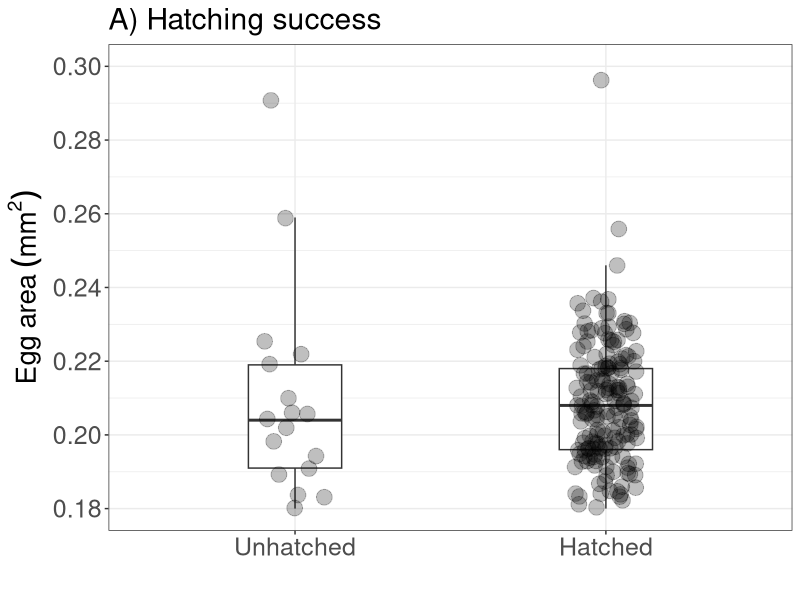
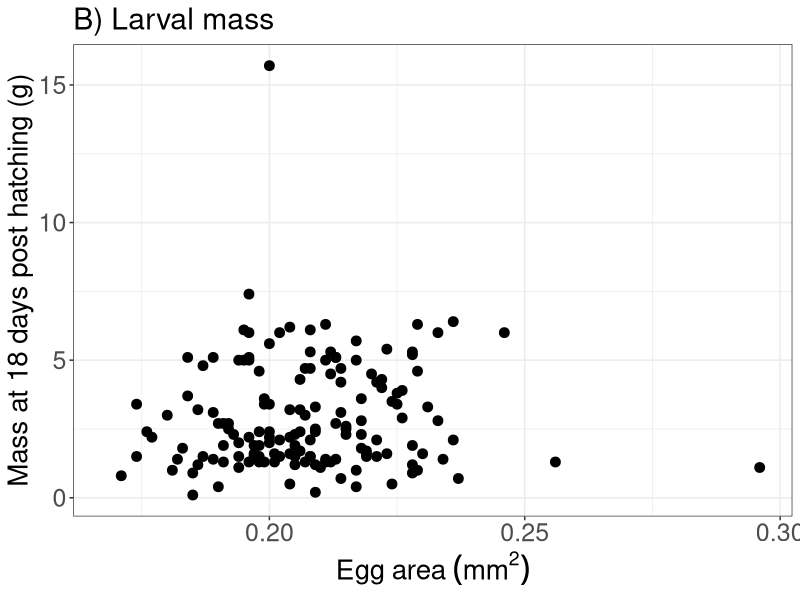

Here is the R script that generated these plots, in order: (Note: this script raises an error after producing the figures.)
## ---- chunk 1
library(here)
library(tidyverse)
library(ggplot2)
library(lmerTest)
library(patchwork)
## ---- chunk 2
caterpillar_data <- read.csv(here("data", "clean data", "caterpillar_data.csv"))

#caterpillar_data <- caterpillar_data %>%
  #filter(!is.na(hatch_date)) 

caterpillar_data$pupal_treatment <- as.factor(caterpillar_data$pupal_treatment)
caterpillar_data$hatch_date <- as.Date(caterpillar_data$hatch_date)
caterpillar_data$weight_1 <- as.numeric(caterpillar_data$weight_1)
caterpillar_data$weight_2 <- as.numeric(caterpillar_data$weight_2)

#turn all weights into mg
caterpillar_data$weight_1 <- caterpillar_data$weight_1 * 1000
caterpillar_data$weight_2 <- caterpillar_data$weight_2 * 1000
caterpillar_data$weight3 <- caterpillar_data$weight3 * 1000
caterpillar_data$weight4 <- caterpillar_data$weight4 * 1000
caterpillar_data$weight_5 <- caterpillar_data$weight_5 * 1000

## ---- chunk 3

caterpillar_data <- caterpillar_data %>%
  filter(!is.na(hatched))
  
#how many caterpillars hatches overall
caterpillar_data %>%
  filter(hatched == 1)

hatching_plot <- ggplot(caterpillar_data, aes(x = factor(hatched, labels = c("Unhatched", "Hatched")), y = size_01)) +
  geom_boxplot(width = 0.3, outlier.shape = NA) +
  geom_jitter(width = 0.1, alpha = 0.25, size = 5) +
  #scale_colour_manual(values = temp_cols) +
  labs(x = "", y = expression(Egg~area~(mm^2)), title = "A) Hatching success", colour = "Allocation temperature") +
  theme_bw() +
  scale_y_continuous(
    breaks = seq(0.18, 0.30, by = 0.02),
    limits = c(0.18, 0.30)) +
    theme(
    text = element_text(size = 18),            # increases all text
    axis.title = element_text(size = 20),      # axis titles bigger
    axis.text = element_text(size = 18),       # axis tick labels bigger
    legend.text = element_text(size = 18),     # legend text bigger
    legend.title = element_text(size = 20),
    #legend.position = c(0.98, 0.9),   # top-right inside
  #legend.justification = c(1, 1),     # anchor legend box to its top-right corner
  #legend.background = element_rect(fill = "white", colour = "black")  # optional: improve visibility
    )

hatching_plot

#ggsave(
#  here("figures", "hatching success.png"),
#  plot = hatching_plot,
#  width = 10,
#  height = 5,
# dpi = 300
#)



## ---- chunk 4

caterpillar_size <- ggplot(caterpillar_data, aes(x = size_01, y = weight_1)) +
  geom_point(size = 3) +
  labs(y = "Mass at 18 days post hatching (g)", x = expression(Egg~area~(mm^2)), title = "B) Larval mass") +
  theme_bw() +
    theme(
    text = element_text(size = 18),            # increases all text
    axis.title = element_text(size = 20),      # axis titles bigger
    axis.text = element_text(size = 18),       # axis tick labels bigger
    legend.text = element_text(size = 18),     # legend text bigger
    legend.title = element_text(size = 20)
    )

caterpillar_size


## ---- chunk 5
#to plot the weight of each caterpillar over time, I need to turn the data into long format

names(caterpillar_data) <- names(caterpillar_data) %>%
  gsub("^weight([0-9]+)$", "weight_\\1", .)

long_data <- caterpillar_data %>%
  mutate(id = row_number()) %>%
  pivot_longer(
    cols = matches("^(weight|weighday)_\\d+$"),
    names_to = c(".value", "time"),
    names_pattern = "(weight|weighday)_(\\d+)"
  )

long_data$weighday <- as.Date(long_data$weighday)

long_data <- long_data %>%
  mutate(days_post_hatch = as.numeric(weighday - hatch_date)) %>%
  filter(!is.na("weight"))
## ---- chunk 6
ggplot(long_data, aes(days_post_hatch, weight, colour = pupal_treatment)) +
  geom_point() +
  geom_smooth(method = "lm", se = FALSE) +
  theme_minimal()

temp_cols <- c(
  ambient = "#484A4C",
  cool    = "#76C0CC",
  mean    = "#F9CA0F",
  warm    = "#E87A36",
  hot     = "#AF0808")




ggplot(long_data, aes(x = weighday, y = weight, group = id)) +
  geom_line(alpha = 0.5) +
  geom_point() +
  labs(x = "Day", y = "Weight", title = "Caterpillar growth over time") +
  theme_minimal()

growth_rate <- ggplot(long_data, aes(x = days_post_hatch, y = log(weight), group = id, colour = pupal_treatment)) +
  geom_line(alpha = 0.5, size = 1) +
  geom_point(size = 5) +
  scale_x_continuous(breaks = c(18, 24, 30, 36)) +
  labs(x = "Days post hatching", y = "larval mass (mg)",
       title = "B) Larval growth rate", colour = "Allocation temperature") +
  scale_color_manual(values = temp_cols) +
  theme_bw() +
    theme(
    text = element_text(size = 18),            # increases all text
    axis.title = element_text(size = 20),      # axis titles bigger
    axis.text = element_text(size = 18),       # axis tick labels bigger
    legend.text = element_text(size = 18),     # legend text bigger
    legend.title = element_text(size = 20),
    legend.position = c(0.98, 0.98),   # top-right inside
  legend.justification = c(2.7, 1),     # anchor legend box to its top-right corner
  legend.background = element_rect(fill = "white", colour = "black")  # optional: improve visibility
    )
growth_rate


caterpillar_plot <-  hatching_plot + growth_rate

ggsave(
  here("figures", "figure 9 - hatching success and growth rate.png"),
  plot = caterpillar_plot,
  width = 20,
  height = 10,
  dpi = 300
)
 
